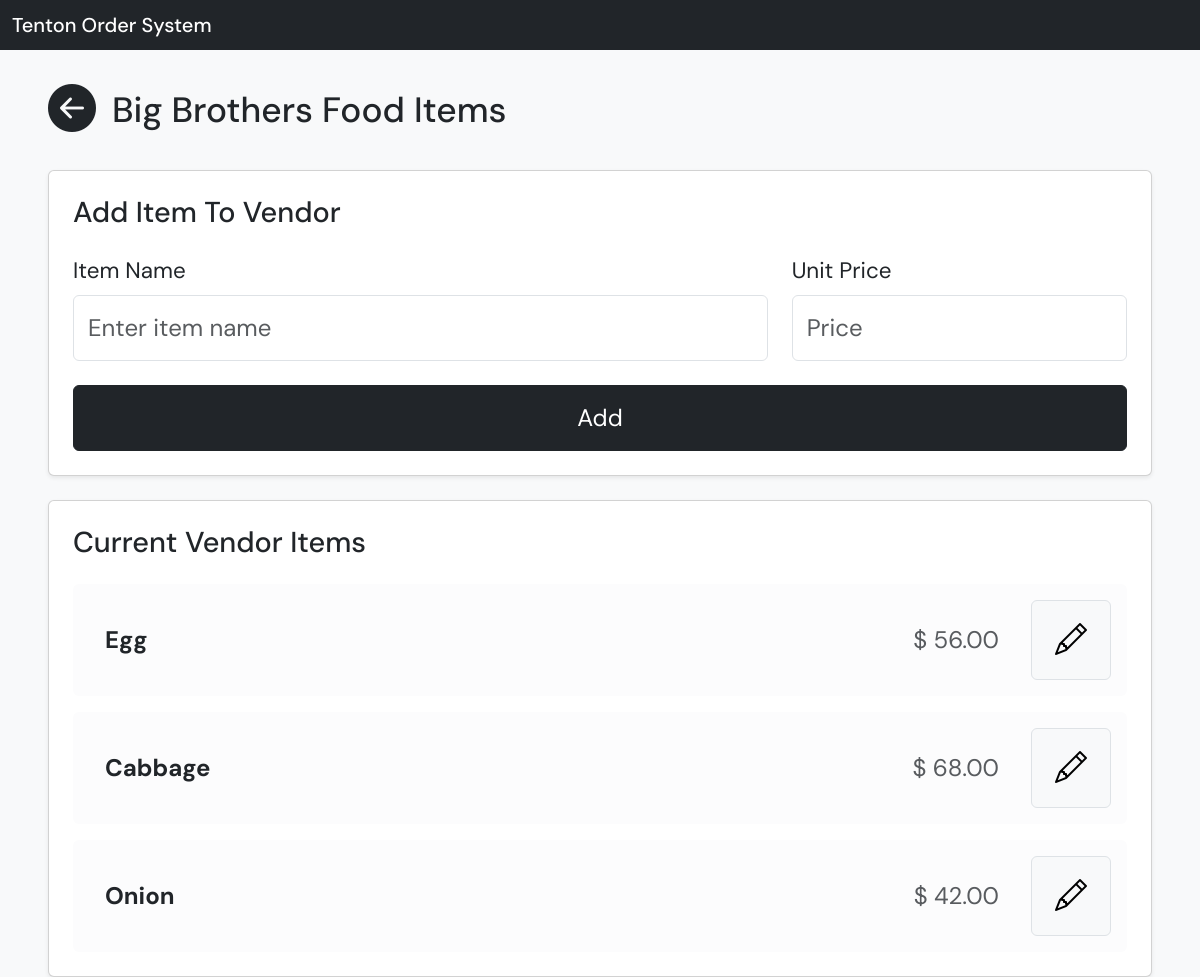
Before: /vendors/1/items with the older database file.
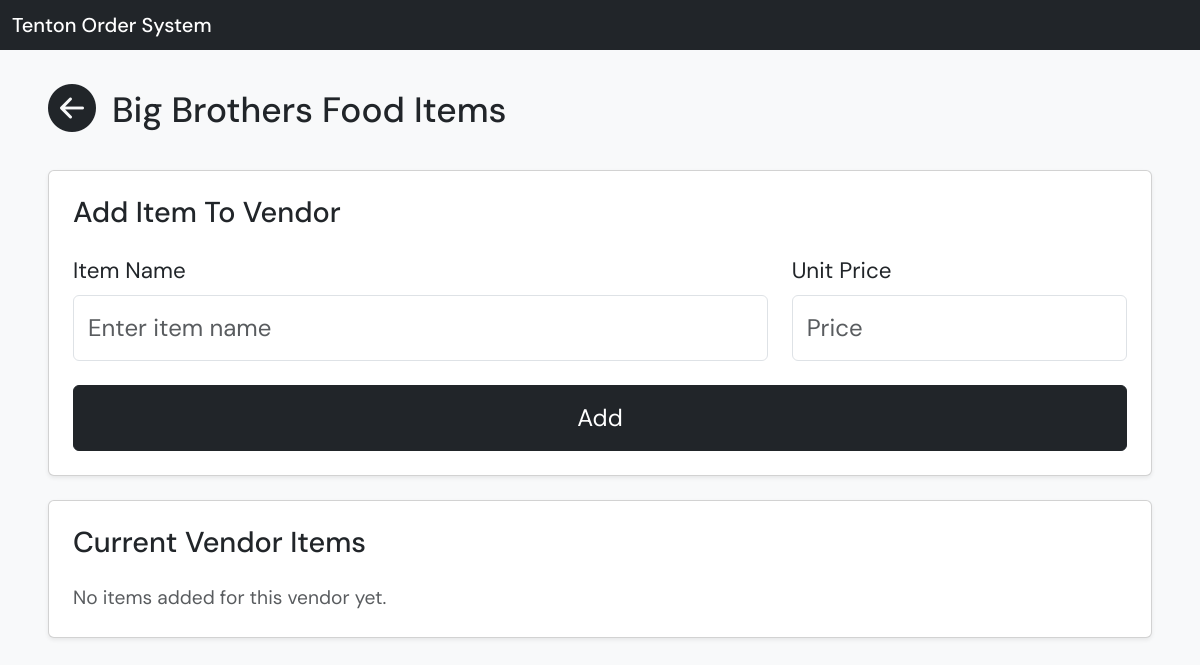
After: the same page with the newer database file.
### app/models.py (models this page shows)
class Item(Base):
    __tablename__ = "items"
    id: Mapped[int] = mapped_column(primary_key=True)
    name: Mapped[str] = mapped_column(String, nullable=False)
    unit_price: Mapped[float | None] = mapped_column(Float, nullable=True)
    vendor_id: Mapped[int] = mapped_column(ForeignKey("vendors.id"), nullable=False)
    vendor = relationship("Vendor", back_populates="items")

### app/main.py (the view)
@app.get("/vendors/{vendor_id}/items", response_class=HTMLResponse)
def vendor_items_page(request: Request, vendor_id: int, db: Session = Depends(get_db)):
    vendor = get_vendor_by_id(db, vendor_id)
    if not vendor:
        return RedirectResponse(url="/vendors", status_code=303)
    items = get_items_by_vendor(db, vendor_id)
    return templates.TemplateResponse(
        "vendor_items.html",
        {
            "request": request,
            "vendor": vendor,
            "items": items,
        },
    )

### app/templates/vendor_items.html (shortened to what this page needs)
{% extends "base.html" %}
{% block content %}
<div class="d-flex align-items-center gap-3 mb-4 flex-wrap">
  <a href="/vendors" class="text-dark">
    <i class="bi bi-arrow-left-circle-fill" style="font-size: 3rem;"></i>
  </a>
  <h2 class="mb-0" style="font-size: 2.2rem;">
    {{ vendor.name }} Items
  </h2>
</div>
<div class="card p-4 shadow-sm mb-4">
  <h5 class="mb-4" style="font-size: 1.8rem;">Add Item To Vendor</h5>
  <form method="post" action="/vendors/{{ vendor.id }}/items">
    <div class="row g-4 align-items-end">
      <div class="col-12 col-md-8">
        <label class="form-label" style="font-size: 1.4rem;">Item Name</label>
        <input type="text" name="name" class="form-control" placeholder="Enter item name" required style="font-size: 1.5rem; padding: 14px;">
      </div>
      <div class="col-12 col-md-4">
        <label class="form-label" style="font-size: 1.4rem;">Unit Price</label>
        <input type="number" name="unit_price" class="form-control" placeholder="Price" min="0" step="0.01" style="font-size: 1.5rem; padding: 14px;">
      </div>
      <div class="col-12">
        <button type="submit" class="btn btn-dark w-100" style="font-size: 1.5rem; padding: 14px;">
          Add
        </button>
      </div>
    </div>
  </form>
</div>
<div class="card p-4 shadow-sm">
  <h5 class="mb-4" style="font-size: 1.8rem;">Current Vendor Items</h5>
  {% if items %}
  <div class="d-flex flex-column gap-3">
    {% for item in items %}
    <div id="view-row-{{ item.id }}" class="card border-0 bg-light-subtle">
      <div class="card-body p-3">
        <div class="d-flex justify-content-between align-items-center flex-wrap gap-3">
          <div class="flex-grow-1">
            <div class="d-flex justify-content-between align-items-center p-3">
              <div class="fw-bold" style="font-size: 1.5rem;">
                {{ item.name }}
              </div>
              <div class="text-muted" style="font-size: 1.5rem;">
                {% if item.unit_price is not none %}
                $
                {{ '%.2f'|format(item.unit_price) }}
                {% else %}
                -
                {% endif %}
              </div>
            </div>
          </div>
          <button type="button" class="btn btn-light border d-inline-flex align-items-center justify-content-center edit-btn" style="width: 80px; height: 80px;" title="Edit" data-id="{{ item.id }}">
            <i class="bi bi-pencil" style="font-size: 2rem;"></i>
          </button>
        </div>
      </div>
    </div>
    {% endfor %}
  </div>
  {% else %}
  <p class="text-muted mb-0" style="font-size: 1.2rem;">No items added for this vendor yet.</p>
  {% endif %}
</div>
{% endblock %}

Changed rows visible on the page:
no longer on this page (row edited): Item: name "Egg", unit_price "56.00"
removed Item: name "Cabbage", unit_price "68.00"
removed Item: name "Onion", unit_price "42.00"
Other visible differences:
text now shown: "No items added for this vendor yet."
